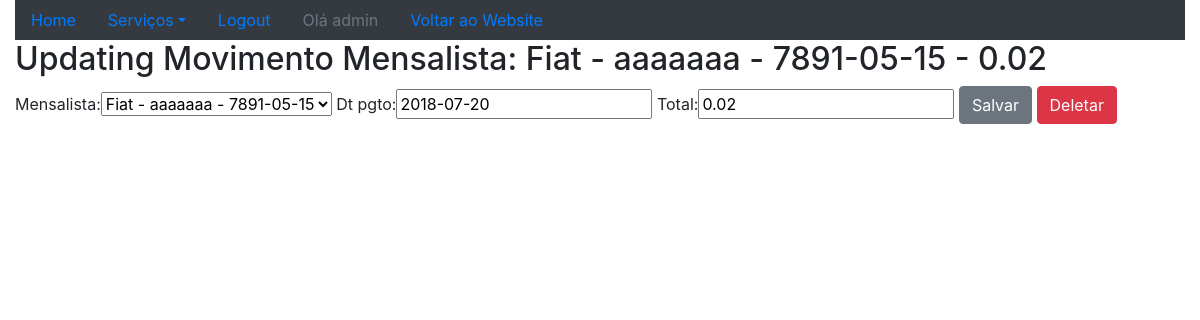
Screenshot of /sistema/mov-mens-update/4/ (signed in) with the database file from the repository.
### core/models.py (models this page shows, shortened)
class MovimentoMens(models.Model):
    mensalista = models.ForeignKey(Mensalista,on_delete=models.PROTECT)
    dt_pgto = models.DateField()
    total = models.DecimalField(max_digits=6,decimal_places=2)
    def __str__(self):
        return str(self.mensalista) +' - '+ str(self.total)

class Mensalista(models.Model):
    veiculo = models.ForeignKey(Veiculo,on_delete=models.PROTECT)
    inicio = models.DateField()
    valor_mes = models.DecimalField(max_digits=6,decimal_places=2)
    def __str__(self):
        return str(self.veiculo) + ' - ' + str(self.inicio)

class Veiculo(models.Model):
    marca = models.ForeignKey(Marca,on_delete=models.PROTECT)
    placa = models.CharField(max_length=7)
    proprietario = models.ForeignKey(Pessoa,on_delete=models.PROTECT)
    cor = models.CharField(max_length=15)
    observacoes = models.TextField()
    def __str__(self):
        return self.marca.nome + ' - ' + self.placa

class Marca(models.Model):
    nome = models.CharField(max_length=50)

### core/views.py (the view)
# urls.py: re_path(r'^mov-mens-update/(?P<id>\d+)/$',mov_mens_update,name='core_mov_mens_update'),
@login_required
def mov_mens_update(request,id):
    data = {}
    movMens = MovimentoMens.objects.get(id=id)
    form = MovMensForm(request.POST or None, instance=movMens)
    data['movMens'] = movMens
    data['form'] = form
    if request.method == 'POST':
        if form.is_valid():
            form.save()
            return redirect('core_lista_mov_mens')
    else:
        return render(request,'core/update_mov_mens.html',data)

### core/forms.py
class MovMensForm(ModelForm):
    class Meta:
        model = MovimentoMens
        fields = '__all__'

### core/templates/core/update_mov_mens.html (shortened to what this page needs)
{% extends "base.html" %}
{% load bootstrap %}
{% block main %}
    <div class="row">
        <div class="col">
            <h2>Updating Movimento Mensalista: {{ movMens }}</h2>
            <form action="{% url 'core_mov_mens_update' movMens.id %}" method="POST">
                {{ form|bootstrap }}
                <button type="submit" class="btn btn-secondary">Salvar</button>
                <a href="{% url 'core_mov_mens_delete' movMens.id %}" class="btn btn-danger">Deletar</a>
            </form>
        </div>
    </div>
{% endblock %}

### templates/base.html (shortened to what this page needs)
{% load static %}
<!DOCTYPE html>
<html lang="en">
<head>
    <link rel="stylesheet"  href="{% static 'bootstrap/css/bootstrap.css' %}">
</head>
<body>
    <div class="container-fluid">
        <div class="row">
            <div class="col-md-12">
                <ul class="nav nav-pills bg-dark">
                    <li class="nav-item">
                        <a class="nav-link " href="{% url 'core_home' %}">Home</a>
                    </li>
                    <li class="nav-item dropdown">
                        <a class="nav-link dropdown-toggle" data-toggle="dropdown" href="#" role="button" aria-haspopup="true" aria-expanded="false">Serviços</a>
                    </li>
                    {% if user.is_authenticated %}
                        <li class="nav-item">
                            <a class="nav-link " href="{% url 'logout' %}">Logout</a>
                        </li>
                        <li class="nav-item">
                            <a class="nav-link disabled" href="#">Olá {{ user }}</a>
                        </li>
                    {% else %}
                        <li class="nav-item">
                            <a class="nav-link " href="{% url 'login' %}">Login</a>
                        </li>
                    {% endif %}
                    <li class="nav-item">
                        <a class="nav-link " href="{% url 'website_home' %}">Voltar ao Website</a>
                    </li>
                </ul>
            </div>
        </div>
        {% block main %}
        {% endblock  %}
    </div>
</body>
</html>

### rows the page displays
MovimentoMens: mensalista+total "Fiat - aaaaaaa - 7891-05-15 - 0.02", mensalista "Fiat - aaaaaaa - 7891-05-15", dt_pgto "2018-07-20", total "0.02"

### other values shown
{{ user }} "admin"
